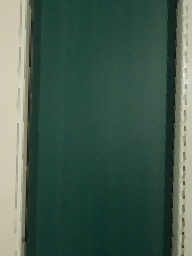
#> input picture experiments/test.jpg, 192 x 256 px
$ python -i video_mog4.py   (imports and definitions only)
#> lines starting #> are read from the running program, lines starting #| are printed output that depends on the picture; after the words box and inside, x2 and y2 are one past the last pixel; in counts of white or black regions, pixels touching at a corner belong together
import time
import uuid
from collections import deque

import cv2
import numpy as np
from skimage.feature import hog
from skimage.filters import threshold_multiotsu
from skimage.morphology import skeletonize
import matplotlib.pyplot as plt


# [5 lines left out: function display, not called in this run]


class MovingAverage:
    def __init__(self, size):
        self.size = size
        self.queue = deque(maxlen=size)
        self.sum = 0
        self.avg = 0
        self.med = 0

    def next(self, val):
        if len(self.queue) == self.queue.maxlen:
            self.sum -= self.queue[0]
        self.queue.append(val)
        self.sum += val
        self.avg = self.sum / len(self.queue)
        self.med = np.median(self.queue)

    # [4 lines left out: function average, not called in this run]

    def median(self):
        return int(self.med)


class Box:
    uuid = None

    contour = None
    rect = None
    center = None
    width = None
    height = None
    angle = None
    area = None
    aspect_ratio = None
    corners = None

    cold = False

    def __init__(self, contour, cold=False):
        self.uuid = uuid.uuid4()

        self.contour = contour
        self.rect = cv2.minAreaRect(contour)
        self.center = self.rect[0]
        self.width = max(self.rect[1][0], self.rect[1][1])
        self.height = min(self.rect[1][0], self.rect[1][1])
        self.angle = self.rect[2]
        self.area = self.width * self.height
        self.aspect_ratio = self.width / self.height
        self.corners = cv2.boxPoints(self.rect)
        self.corners = np.int0(self.corners)

        self.cold = cold

    # static method that creates a box in middle of frame with height of 10 pixels and width of full frame
    @staticmethod
    def create_middle_box(t = 0.1):
        width = 192
        height = 256
        tall = int(256 * t)
        points = np.array([[0, int(height / 2) + int(tall / 2)], [0, int(height / 2) - int(tall / 2)], [width, int(height / 2) - int(tall / 2)], [width, int(height / 2) + int(tall / 2)]])
        box = Box(points)
        return box

    # [17 lines left out: functions copy_from, is_overlaping, not called in this run]

    def distance_to(self, other_box):
        return np.linalg.norm(np.array(self.center) - np.array(other_box.center))


class SceneManager:
    frame_count = 0
    cold_boxes = []
    avg_cold_box_area = MovingAverage(100)
    hot_boxes = []
    avg_hot_box_area = MovingAverage(100)

    checkpoint = Box.create_middle_box(0.1)
    safe_area = Box.create_middle_box(0.9)

    ordered_boxes = []
    masked_boxes = []

    def __init__(self):
        pass


    def is_scene_ok(self):
        is_ok = False

        # there must not be 4 hot boxes in a row in reduced boxes
        count_of_hot_boxes_in_a_row = 0
        for b in self.ordered_boxes:
            if b.cold:
                count_of_hot_boxes_in_a_row = 0
            else:
                count_of_hot_boxes_in_a_row += 1
            if count_of_hot_boxes_in_a_row >= 4:
                return False

        if count_of_hot_boxes_in_a_row < 4:
            return True

        return is_ok

    def update(self, new_cold_boxes, new_hot_boxes):
        self.frame_count += 1

        s_time = time.time()

        # update average cold box width
        for b in new_cold_boxes:
            self.avg_cold_box_area.next(b.area)
        # update average hot box width
        for b in new_hot_boxes:
            self.avg_hot_box_area.next(b.area)

        # filter out boxes that are too small ( < 0.3 * avg_cold_box_area )
        self.cold_boxes = [b for b in new_cold_boxes if 0.3 * self.avg_cold_box_area.median() < b.area < 3 * self.avg_cold_box_area.median()]
        self.hot_boxes = [b for b in new_hot_boxes if 0.3 * self.avg_hot_box_area.median() < b.area < 3 * self.avg_hot_box_area.median()]


        # merge cold and hot boxes into one list and order them by y coordinate
        self.ordered_boxes = self.cold_boxes + self.hot_boxes
        self.ordered_boxes.sort(key=lambda box: -box.center[1])


        # determine, if scene is ok
        is_ok = self.is_scene_ok()


        #print(self.avg_cold_box_area.median() , self.avg_hot_box_area.median(), '   ', '✅' if is_ok else '❌', '    ', ['🔵' if box.cold else '⚫️' for box in self.ordered_boxes])

        # print processing time in ms
        #print('scene classify time: ', (time.time() - s_time) * 1000, 'ms')
        return is_ok

    # [43 lines left out: functions draw_scene, otsu_variance, multi_otsu_optimized, not called in this run]


def divide_image(image, t1, t2):
    """Divide image into three regions."""
    region1 = image <= t1
    region2 = (image > t1) & (image <= t2)
    region3 = image > t2
    return region1, region2, region3


# [6 lines left out: function show_divided_image, not called in this run]


scene = SceneManager()

class SoupClassifier:
    def __init__(self):
        self.scene = SceneManager()

    def classify(self, frame):
        time_start = time.time()
        # resize to 192x256
        frame = cv2.resize(frame, (192, 256))
        # convert to grayscale
        gray = cv2.cvtColor(frame, cv2.COLOR_BGR2GRAY)
        gray = cv2.GaussianBlur(gray, (5, 5), 0)
        clean = np.zeros_like(frame)

        thresholds = threshold_multiotsu(gray, classes=3)
        region_cold, region_mid, region_hot = divide_image(gray, thresholds[0], thresholds[1])
        mask_cold = np.zeros_like(gray)
        mask_mid = np.zeros_like(gray)
        mask_hot = np.zeros_like(gray)
        mask_cold[region_cold] = 255
        mask_cold = cv2.morphologyEx(mask_cold, cv2.MORPH_CLOSE, np.ones((3, 3), np.uint8))
        mask_mid[region_mid] = 255
        mask_hot[region_hot] = 255
        mask_hot = cv2.morphologyEx(mask_hot, cv2.MORPH_OPEN, np.ones((3, 11), np.uint8))


        # HOT HOT HOT HOT HOT HOT HOT HOT HOT HOT HOT HOT HOT HOT HOT HOT HOT HOT HOT HOT HOT HOT HOT HOT HOT HOT HOT HOT HOT HOT
        hot_boxes = []
        contours, _ = cv2.findContours(mask_hot, cv2.RETR_EXTERNAL, cv2.CHAIN_APPROX_SIMPLE)
        for cnt in contours:
            box = Box(cnt, cold=False)
            hot_boxes.append(box)

            # TODO: DEBUG
            cv2.drawContours(frame, [box.corners], 0, (0, 0, 255), 2)
            center = box.center
            cv2.circle(frame, (int(center[0]), int(center[1])), 3, (0, 0, 255), -1)
            [vx, vy, x, y] = cv2.fitLine(cnt, cv2.DIST_L2, 0, 0.01, 0.01)
            lefty = int((-x * vy / vx) + y)
            righty = int(((gray.shape[1] - x) * vy / vx) + y)
            cv2.line(frame, (gray.shape[1] - 1, righty), (0, lefty), (0, 0, 255), 1)
            cv2.fillPoly(clean, [box.corners], (0, 0, 255))
            cv2.putText(frame, str(int(box.area)), (int(center[0]), int(center[1])), cv2.FONT_HERSHEY_SIMPLEX, 0.5, (0, 0, 0), 1, cv2.LINE_AA)

        # COLD COLD COLD COLD COLD COLD COLD COLD COLD COLD COLD COLD COLD COLD COLD COLD COLD COLD COLD COLD COLD COLD COLD COLD
        cold_boxes = []
        contours_cold, _ = cv2.findContours(mask_cold, cv2.RETR_EXTERNAL, cv2.CHAIN_APPROX_SIMPLE)
        for cnt in contours_cold:
            epsilon = 0.1 * cv2.arcLength(cnt, True)
            approx = cv2.approxPolyDP(cnt, epsilon, True)
            # is convex
            if cv2.isContourConvex(approx):
                if len(approx) == 4:
                    # get min box
                    box = Box(cnt, cold=True)
                    cold_boxes.append(box)

        # print processing time in ms
        # print('feature extraction time: ', (time.time() - time_start) * 1000, 'ms')
        return self.scene.update(cold_boxes, hot_boxes)


    def is_scene_ok(self):
        return self.scene.is_scene_ok()

    # [5 lines left out: function get_debug_image, not called in this run]

>>> import cv2
>>> picture = cv2.imread('experiments/test.jpg')
#> picture is the input picture: shape (256, 192, 3); mean B, G, R 78.9, 92.4, 68.6
>>> result = SoupClassifier().classify(picture)
#> in classify, `gray = cv2.cvtColor(frame, cv2.COLOR_BGR2GRAY)`:
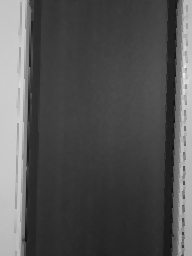
#> gray: shape (256, 192); min 16, max 240, mean 83.8
#> in classify, `thresholds = threshold_multiotsu(gray, classes=3)`: thresholds = [91, 158]
#> in divide_image, `region1 = image <= t1`:
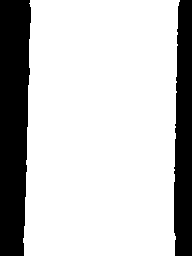
#> region1: shape (256, 192) bool; 77.3% white; 2 black regions, box (x1, y1, x2, y2) and area: (0, 0, 31, 256) 7002, (174, 0, 192, 256) 4149
#> in divide_image, `region2 = (image > t1) & (image <= t2)`:
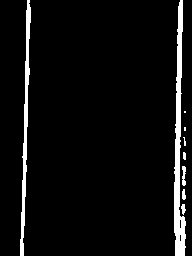
#> region2: shape (256, 192) bool; 5.4% white; 9 white regions (3 under 20 px), largest, box (x1, y1, x2, y2) and area: (174, 0, 186, 256) 1523, (20, 0, 31, 256) 935, (182, 166, 186, 186) 61, (181, 204, 186, 215) 35, (182, 189, 186, 200) 34, (183, 152, 186, 160) 22
#> in divide_image, `region3 = image > t2`:
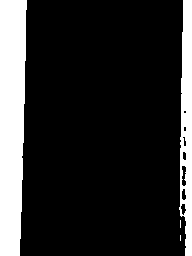
#> region3: shape (256, 192) bool; 17.3% white; 4 white regions (2 under 20 px)
#> after the loop in classify, `for cnt in contours:`:
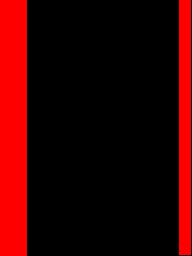
#> clean: shape (256, 192, 3); mean B, G, R 0, 0, 51.7
#> after the loop in classify, `for cnt in contours:`:
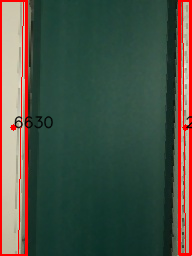
#> frame: shape (256, 192, 3); 7.69% of pixels changed, all inside (x1, y1, x2, y2) = (0, 0, 192, 256)
#> after the loop in classify, `for cnt in contours:`: hot_boxes = 2 items
#> in classify, `contours_cold, _ = cv2.findContours(mask_cold, cv2.RETR_EXTERNAL, cv2...`: contours_cold = 1 contour; box (x1, y1, x2, y2) and area: (23, 0, 180, 256) 37600
#> in classify, `contours_cold, _ = cv2.findContours(mask_cold, cv2.RETR_EXTERNAL, cv2...`: mask_cold: shape (256, 192); 77.3% white; 2 black regions, box (x1, y1, x2, y2) and area: (0, 0, 31, 256) 7002, (174, 0, 192, 256) 4145
#> the loop in classify, `for cnt in contours_cold:` made 1 pass
#> (epsilon, approx) on pass 1: (82.43, [[30, 0], [24, 255], [174, 255], [179, 0]])
#> after the loop in classify, `for cnt in contours_cold:`: cold_boxes = 1 item
#> the loop in update, `for b in new_cold_boxes:` made 1 pass
#> the loop in update, `for b in new_hot_boxes:` made 2 passes
#> in update, `self.hot_boxes = [b for b in new_hot_boxes if 0.3 * self.avg_hot_box_a..`: self.hot_boxes = 2 items
#> in update, `self.ordered_boxes = self.cold_boxes + self.hot_boxes`: self.ordered_boxes = 3 items
#> the loop in is_scene_ok, `for b in self.ordered_boxes:` made 3 passes
#> count_of_hot_boxes_in_a_row on passes 1 to 3: 1, 2, 0
#> result = True
